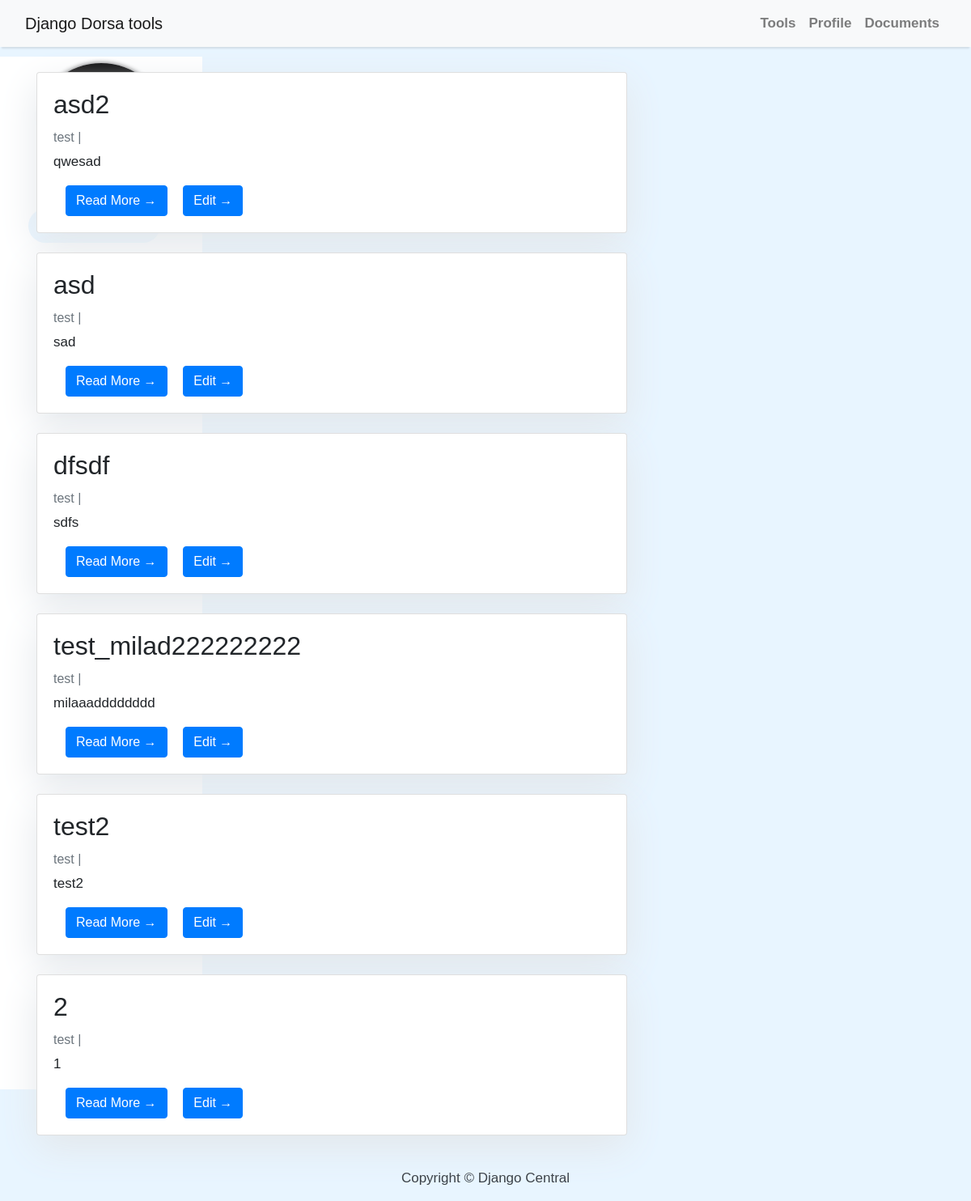
Page /profile/my_posts (signed in) on the committed database.
### users/models.py (models this page shows, shortened)
class Post_quill(models.Model):
    title = models.CharField(max_length=200)
    slug = models.SlugField(max_length=200, unique=True)
    author = models.ForeignKey(User, on_delete= models.CASCADE,related_name='blog_posts_quil',default=1,blank=True,null=True)
    body = QuillField()
    created_at = models.DateTimeField(auto_now_add=True)
    updated_at = models.DateTimeField(auto_now=True)
    class Meta:
        ordering = ['-created_at']

### users/views.py (the view)
# urls.py: path('profile/my_posts', my_posts, name='create_post'),
@login_required
def my_posts(request):
    post_list = Post_quill.objects.filter(author = request.user.id)
    return render(request, 'users/user_post_list_quil.html', {'posts': post_list})

### users/templates/users/user_post_list_quil.html (shortened to what this page needs)
{% extends "users/base.html" %}
{% block content %}
{% include 'users/side_panel_profile.html' %}
{% load static %}
{% load static %}
<link href="{% static 'css\profile_page.css' %}" rel="stylesheet">
<link rel="stylesheet" href="https://cdnjs.cloudflare.com/ajax/libs/font-awesome/5.12.1/css/all.min.css">
<div class="container">
    <div class="row">
        <div class="col-md-8 mt-3 left">
            {% for post in posts %}
            <div class="card mb-4">
                <div class="card-body">
                    <h2 class="card-title">{{ post.slug }}</h2>
                    <p class="card-text text-muted h6">{{ post.author }} | {{ post.created_on}} </p>
                    <p class="card-text">{{post.title|slice:":200" }}</p>
                    <a href="/posts/{{post.slug}}" class="btn btn-primary">Read More &rarr;</a>
                    <a href="/posts/edit/{{post.id}}" class="btn btn-primary">Edit &rarr;</a>
                </div>
            </div>
            {% endfor %}
        </div>
    </div>
</div>
{%endblock%}

### users/static/css/profile_page.css (style rules this page uses)
* { margin: 0; }
body { background-color: #e8f5ff; font-family: Arial; overflow: hidden; }
.row { margin-top: 15px; }
.btn { margin-left: 15px; }

### users/templates/users/base.html (style rules this page uses)
body { font-family: "Roboto", sans-serif; font-size: 17px; background-color: #fdfdfd; }

### users/templates/users/sidebar.html (style rules this page uses)
.card { box-shadow: 0 16px 48px #E3E7EB; }

### rows in the picture
Post_quill: slug "asd2", author "test", title "qwesad"
Post_quill: slug "asd", author "test", title "sad"
Post_quill: slug "dfsdf", author "test", title "sdfs"
Post_quill: slug "test_milad222222222", author "test", title "milaaadddddddd"
Post_quill: slug "test2", author "test", title "test2"
Post_quill: slug "2", author "test", title "1"
